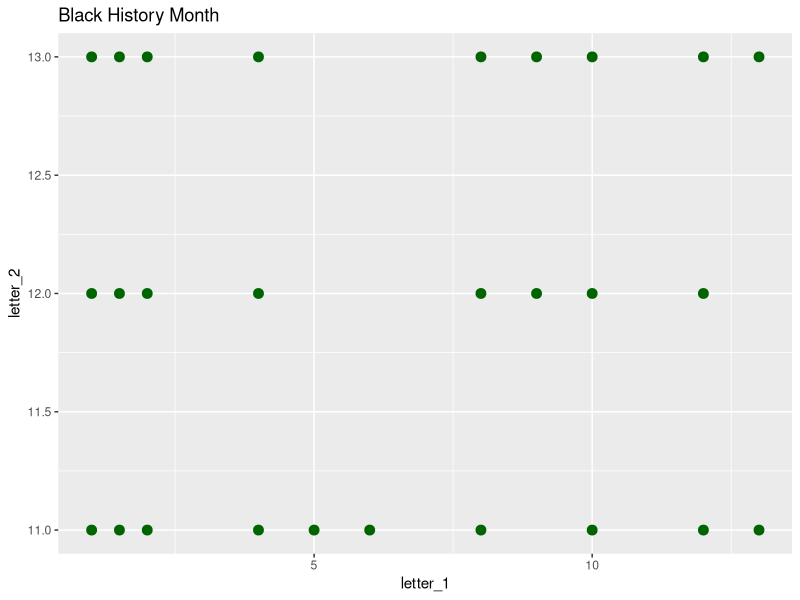

The R source for this figure:
## ---- chunk 1
library(ggplot2)
## ---- chunk 2
black_historyp <- data.frame(
letter_1 = c(1,1,1,2,2,2, 1.5, 1.5, 1.5, 4, 4, 4, 5, 6, 8, 8, 8, 9, 10, 10, 10, 12, 12, 12, 13,13, 9),
letter_2 = c(13, 12, 11, 13, 12, 11, 12, 13, 11, 11, 12, 13, 11, 11, 11, 12, 13, 13, 13, 12, 11, 11, 12, 13, 13, 11, 12)
)
## ---- chunk 3
ggplot(black_historyp, aes( x = letter_1, y = letter_2)) +
geom_point(size = 3, color = "darkgreen") +
labs(title = "Black History Month")
